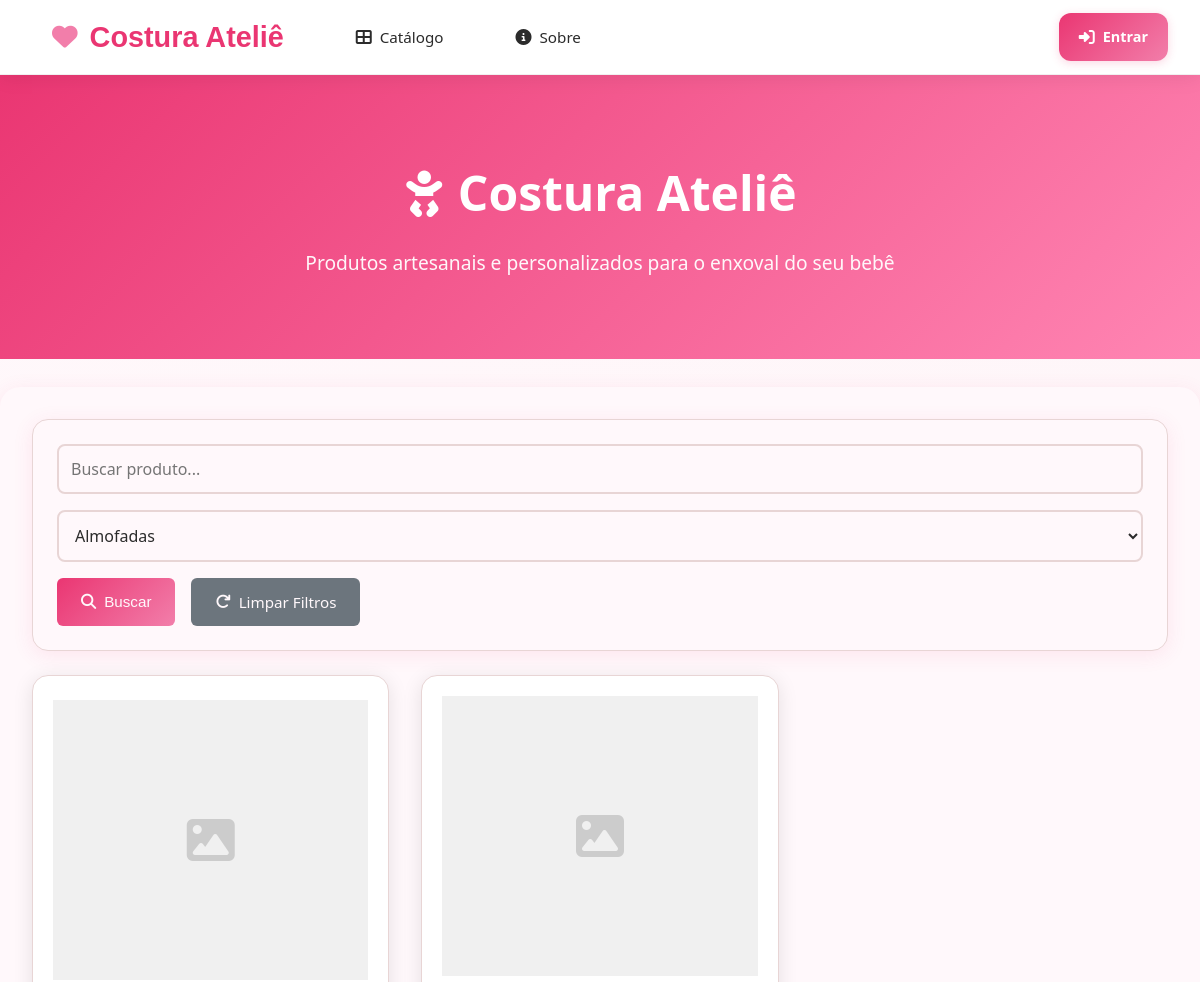
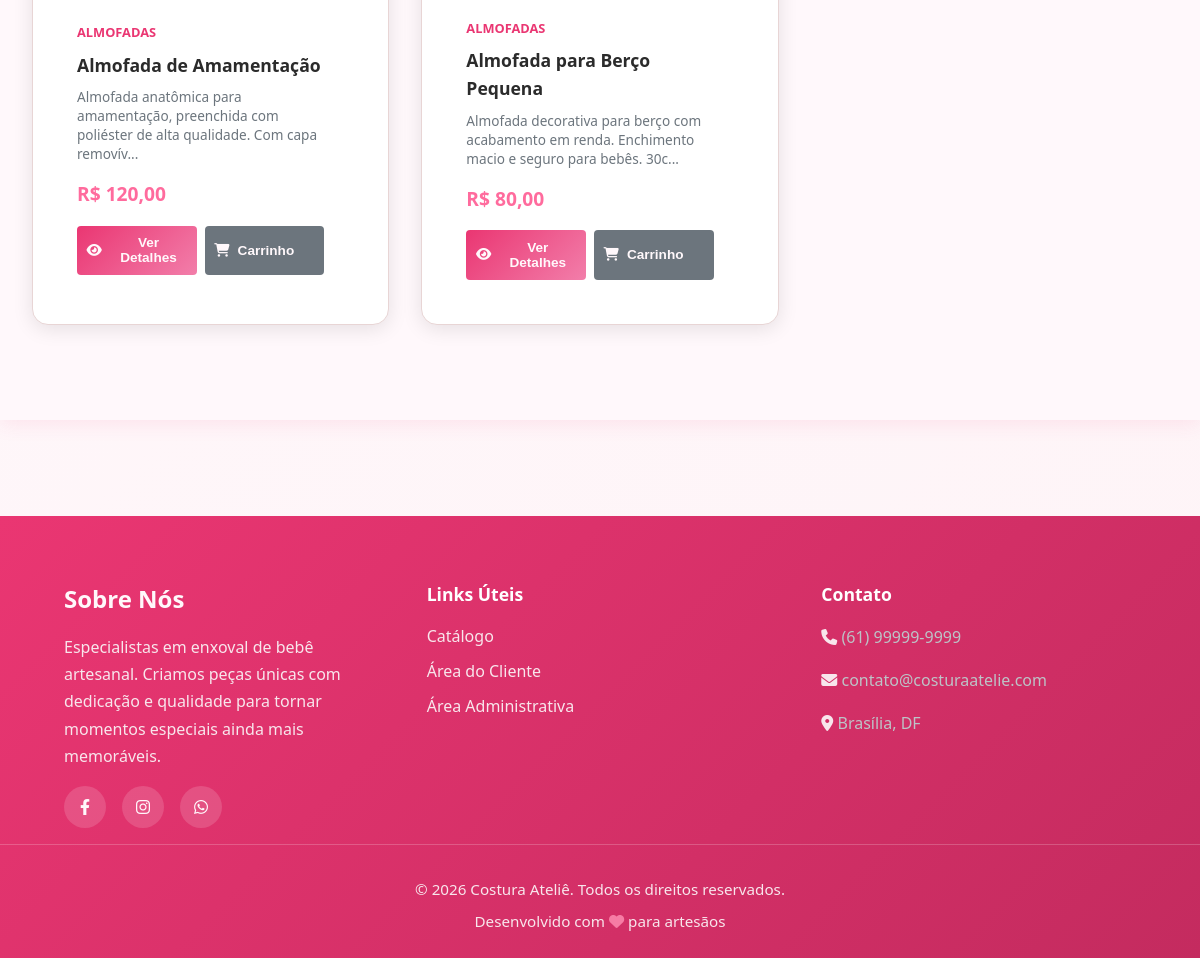
/index.php?categoria=2, run on the app's committed database (2 pictures, top to bottom).
### tables this page shows
CREATE TABLE produtos (
    id INT PRIMARY KEY AUTO_INCREMENT,
    nome VARCHAR(150) NOT NULL,
    descricao TEXT,
    categoria_id INT NOT NULL,
    preco_venda DECIMAL(10, 2) NOT NULL,
    custo_producao DECIMAL(10, 2) DEFAULT 0,
    material VARCHAR(255),
    foto_url VARCHAR(255),
    ativo BOOLEAN DEFAULT TRUE,
    data_criacao TIMESTAMP DEFAULT CURRENT_TIMESTAMP,
    FOREIGN KEY (categoria_id) REFERENCES categorias(id)
);

CREATE TABLE categorias (
    id INT PRIMARY KEY AUTO_INCREMENT,
    nome VARCHAR(100) NOT NULL UNIQUE,
    descricao TEXT,
    data_criacao TIMESTAMP DEFAULT CURRENT_TIMESTAMP
);

### includes/functions.php (called while the page is built, shortened)
<?php
require_once __DIR__ . '/../config/database.php';
function obter_produtos($filtro_categoria = null) {
    global $conn;
    $sql = "SELECT p.*, c.nome as categoria_nome FROM produtos p
            LEFT JOIN categorias c ON p.categoria_id = c.id
            WHERE p.ativo = 1";
    if ($filtro_categoria) {
        $sql .= " AND p.categoria_id = " . intval($filtro_categoria);
    }
    $sql .= " ORDER BY p.data_criacao DESC";
    $result = $conn->query($sql);
    return $result->fetch_all(MYSQLI_ASSOC);
}
function formatar_moeda($valor) {
    return 'R$ ' . number_format($valor, 2, ',', '.');
}
function obter_categorias() {
    global $conn;
    $result = $conn->query("SELECT * FROM categorias ORDER BY nome");
    return $result->fetch_all(MYSQLI_ASSOC);
}
?>

### public/index.php (the view, shortened to what this page needs)
<?php
require_once __DIR__ . '/../includes/functions.php';
$categorias = obter_categorias();
$filtro_categoria = $_GET['categoria'] ?? '';
$busca = $_GET['busca'] ?? '';
$admin_view = isset($_GET['admin_view']) && $_GET['admin_view'] == '1' && isset($_SESSION['usuario_id']);
$produtos = obter_produtos($filtro_categoria);
?>
<?php include __DIR__ . '/../includes/header.php'; ?>
<div class="client-navbar">
    <div class="max-width">
        <div class="client-navbar-left" id="clientMenu">
            <a href="<?php echo SITE_URL; ?>" class="logo">
                <i class="fas fa-heart"></i> Costura Ateliê
            </a>
            <a href="<?php echo SITE_URL; ?>public/#catalogo">
                <i class="fas fa-th-large"></i> Catálogo
            </a>
            <a href="<?php echo SITE_URL; ?>public/#sobre-nos">
                <i class="fas fa-info-circle"></i> Sobre
            </a>
        </div>
        <div class="client-navbar-right">
            <?php if (isset($_SESSION['cliente_id'])): ?>
                <a href="<?php echo SITE_URL; ?>cliente/carrinho.php" class="cart-link">
                    <i class="fas fa-shopping-cart"></i> Carrinho
                    <?php
                    $itens_carrinho = isset($_SESSION['cliente_id']) ? contar_itens_carrinho($_SESSION['cliente_id']) : 0;
                    if ($itens_carrinho > 0):
                    ?>
                    <span class="cart-badge"><?php echo $itens_carrinho; ?></span>
                    <?php endif; ?>
                </a>
                <span class="divider">|</span>
                <span class="user-info-client">
                    <i class="fas fa-user-circle"></i> <?php echo htmlspecialchars($_SESSION['cliente_nome']); ?>
                </span>
                <a href="<?php echo SITE_URL; ?>cliente/sair.php" class="btn">
                    <i class="fas fa-sign-out-alt"></i> Sair
                </a>
            <?php elseif (!$admin_view): ?>
                <a href="<?php echo SITE_URL; ?>cliente/login.php" class="btn">
                    <i class="fas fa-sign-in-alt"></i> Entrar
                </a>
            <?php endif; ?>
        </div>
    </div>
</div>
<div class="catalog-hero">
    <h1>
        <i class="fas fa-baby"></i> Costura Ateliê
    </h1>
    <p>Produtos artesanais e personalizados para o enxoval do seu bebê</p>
</div>
<div class="main-content">
    <div class="card mb-3">
        <form method="GET" style="display: flex; gap: 1rem; flex-wrap: wrap;">
            <input type="text" name="busca" placeholder="Buscar produto..." value="<?php echo htmlspecialchars($busca); ?>" style="flex: 1; min-width: 200px;">
            <select name="categoria">
                <?php foreach ($categorias as $cat): ?>
                <option value="<?php echo $cat['id']; ?>" <?php if ($filtro_categoria == $cat['id']) echo 'selected'; ?>>
                    <?php echo htmlspecialchars($cat['nome']); ?>
                </option>
                <?php endforeach; ?>
            </select>
            <button type="submit" class="btn btn-primary">
                <i class="fas fa-search"></i> Buscar
            </button>
            <?php if ($filtro_categoria || $busca): ?>
            <a href="<?php echo SITE_URL; ?>" class="btn btn-secondary">
                <i class="fas fa-redo"></i> Limpar Filtros
            </a>
            <?php endif; ?>
        </form>
    </div>
    <div class="product-grid" id="catalogo">
        <?php if (count($produtos) > 0): ?>
            <?php foreach ($produtos as $produto): ?>
            <div class="product-card" data-categoria="<?php echo $produto['categoria_id']; ?>" onclick="openProductModal(<?php echo $produto['id']; ?>)">
                <div style="cursor: pointer;">
                    <?php if ($produto['foto_url']): ?>
                        <img src="<?php echo ASSETS_URL; ?>uploads/produtos/<?php echo $produto['foto_url']; ?>"
                             alt="<?php echo htmlspecialchars($produto['nome']); ?>"
                             class="product-image">
                    <?php else: ?>
                        <div class="product-image" style="display: flex; align-items: center; justify-content: center; background-color: #f0f0f0;">
                            <i class="fas fa-image" style="font-size: 3rem; color: #ccc;"></i>
                        </div>
                    <?php endif; ?>
                    <div class="product-info">
                        <div class="product-category"><?php echo htmlspecialchars($produto['categoria_nome']); ?></div>
                        <h3 class="product-name"><?php echo htmlspecialchars($produto['nome']); ?></h3>
                        <p class="product-description"><?php echo mb_strimwidth(htmlspecialchars($produto['descricao']), 0, 100, '...'); ?></p>
                        <div class="product-price"><?php echo formatar_moeda($produto['preco_venda']); ?></div>
                        <div class="product-actions" style="margin-top: 1rem;">
                            <button class="btn btn-primary" onclick="event.stopPropagation(); abrir_modal('modalProduto<?php echo $produto['id']; ?>')">
                                <i class="fas fa-eye"></i> Ver Detalhes
                            </button>
                            <button class="btn btn-secondary" onclick="event.stopPropagation(); adicionar_ao_carrinho(<?php echo $produto['id']; ?>, '<?php echo htmlspecialchars($produto['nome']); ?>')">
                                <i class="fas fa-shopping-cart"></i> Carrinho
                            </button>
                        </div>
                    </div>
                </div>
            </div>
            <?php endforeach; ?>
        <?php endif; ?>
    </div>
</div>
<?php include __DIR__ . '/../includes/footer.php'; ?>

### public/index.php (style rules this page uses)
.catalog-hero { background: linear-gradient(135deg, var(--cor-primaria), #FF85B3); color: white; padding: 5rem 2rem; text-align: center; margin-bottom: 3rem; }
.catalog-hero h1 { font-size: 3rem; margin-bottom: 1rem; }
.catalog-hero p { font-size: 1.2rem; opacity: 0.95; }

### data on the page
produtos: categoria.nome "ALMOFADAS", nome "Almofada de Amamentação", descricao "Almofada anatômica para amamentação, preenchida com poliéster de alta qualidade. Com capa removív...", preco_venda "R$ 120,00"
produtos: categoria.nome "ALMOFADAS", nome "Almofada para Berço Pequena", descricao "Almofada decorativa para berço com acabamento em renda. Enchimento macio e seguro para bebês. 30c...", preco_venda "R$ 80,00"

### other printed values
form field categoria "Almofadas"
